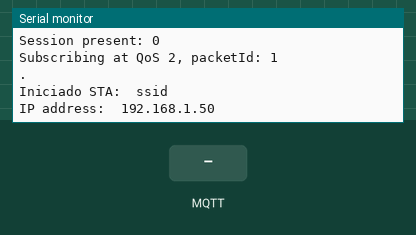
A sketch run on a simulated ESP32. On the bench: the last lines printed to the serial monitor. The test bench sets the inputs (shaded band). WiFi joins after 1.5 s; servers stay silent unless stated; no MQTT or app messages arrive unless stated.

Above: at 3.2 s.
3.3 s: MQTT message "1" arrives on the first subscribed topic
At 4.0 s:
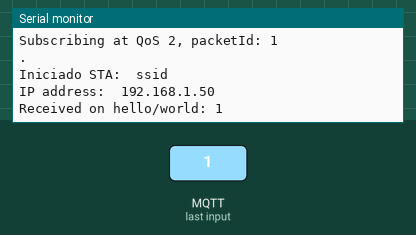
4.8 s: MQTT message "on" arrives on the first subscribed topic
At 5.1 s:
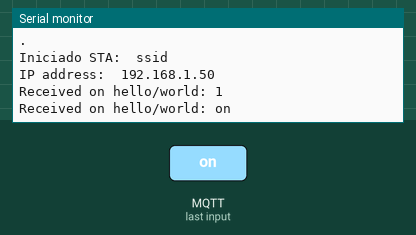
6.3 s: MQTT message "off" arrives on the first subscribed topic
At 7.5 s:
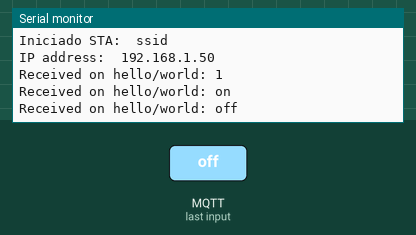

Measured:
- after the input at 3.3 s, the serial monitor: prints a new line at once (image 1)
- after the input at 4.8 s, the serial monitor: prints a new line at once (image 2)
- after the input at 6.3 s, the serial monitor: prints a new line at once (image 3)

The sketch:

36_Mqtt.ino
```cpp
#include <WiFi.h>

#include <AsyncMqttClient.h>

#include "config.h"  // Sustituir con datos de vuestra red
#include "MQTT.hpp"
#include "ESP32_Utils.hpp"
#include "ESP32_Utils_MQTT_Async.hpp"

void setup()
{
	Serial.begin(115200);

	delay(500);

	WiFi.onEvent(WiFiEvent);
	InitMqtt();

	ConnectWiFi_STA();
}

void loop()
{
	delay(1000);

	PublishMqtt(millis());
}
```

ESP32_Utils.hpp
```cpp
void ConnectWiFi_STA(bool useStaticIP = false)
{
   Serial.println("");
   WiFi.mode(WIFI_STA);
   WiFi.begin(ssid, password);
   if(useStaticIP) WiFi.config(ip, gateway, subnet);
   while (WiFi.status() != WL_CONNECTED)
   {
     delay(100);
     Serial.print('.');
   }

   Serial.println("");
   Serial.print("Iniciado STA:\t");
   Serial.println(ssid);
   Serial.print("IP address:\t");
   Serial.println(WiFi.localIP());
}

void ConnectWiFi_AP(bool useStaticIP = false)
{
   Serial.println("");
   WiFi.mode(WIFI_AP);
   while(!WiFi.softAP(ssid, password))
   {
     Serial.println(".");
     delay(100);
   }
   if(useStaticIP) WiFi.softAPConfig(ip, gateway, subnet);

   Serial.println("");
   Serial.print("Iniciado AP:\t");
   Serial.println(ssid);
   Serial.print("IP address:\t");
   Serial.println(WiFi.softAPIP());
}
```

ESP32_Utils_MQTT_Async.hpp
```cpp
#pragma once

TimerHandle_t mqttReconnectTimer;
TimerHandle_t wifiReconnectTimer;

void ConnectToMqtt()
{
	Serial.println("Connecting to MQTT...");
	mqttClient.connect();
}

void WiFiEvent(WiFiEvent_t event)
{
	Serial.printf("[WiFi-event] event: %d\n", event);
	switch(event)
	{
	case SYSTEM_EVENT_STA_GOT_IP:
		Serial.println("WiFi connected");
		Serial.println("IP address: ");
		Serial.println(WiFi.localIP());
		ConnectToMqtt();
		break;
	case SYSTEM_EVENT_STA_DISCONNECTED:
		Serial.println("WiFi lost connection");
		xTimerStop(mqttReconnectTimer, 0); // ensure we don't reconnect to MQTT while reconnecting to Wi-Fi
		xTimerStart(wifiReconnectTimer, 0);
		break;
	}
}

void OnMqttConnect(bool sessionPresent)
{
	Serial.println("Connected to MQTT.");
	Serial.print("Session present: ");
	Serial.println(sessionPresent);
	SuscribeMqtt();
}

void OnMqttDisconnect(AsyncMqttClientDisconnectReason reason)
{
	Serial.println("Disconnected from MQTT.");

	if(WiFi.isConnected())
	{
		xTimerStart(mqttReconnectTimer, 0);
	}
}

void OnMqttSubscribe(uint16_t packetId, uint8_t qos)
{
	Serial.println("Subscribe acknowledged.");
	Serial.print("  packetId: ");
	Serial.println(packetId);
	Serial.print("  qos: ");
	Serial.println(qos);
}

void OnMqttUnsubscribe(uint16_t packetId)
{
	Serial.println("Unsubscribe acknowledged.");
	Serial.print("  packetId: ");
	Serial.println(packetId);
}


void OnMqttPublish(uint16_t packetId)
{
	Serial.println("Publish acknowledged.");
	Serial.print("  packetId: ");
	Serial.println(packetId);
}

void InitMqtt()
{
	mqttReconnectTimer = xTimerCreate("mqttTimer", pdMS_TO_TICKS(2000), pdFALSE, (void*)0, reinterpret_cast<TimerCallbackFunction_t>(ConnectToMqtt));
	wifiReconnectTimer = xTimerCreate("wifiTimer", pdMS_TO_TICKS(5000), pdFALSE, (void*)0, reinterpret_cast<TimerCallbackFunction_t>(ConnectWiFi_STA));

	mqttClient.onConnect(OnMqttConnect);
	mqttClient.onDisconnect(OnMqttDisconnect);

	mqttClient.onSubscribe(OnMqttSubscribe);
	mqttClient.onUnsubscribe(OnMqttUnsubscribe);

	mqttClient.onMessage(OnMqttReceived);
	mqttClient.onPublish(OnMqttPublish);

	mqttClient.setServer(MQTT_HOST, MQTT_PORT);
}
```

MQTT.hpp
```cpp
#pragma once

const IPAddress MQTT_HOST(192, 168, 1, 150);
const int MQTT_PORT = 1883;

AsyncMqttClient mqttClient;

String GetPayloadContent(char* data, size_t len)
{
	String content = "";
	for(size_t i = 0; i < len; i++)
	{
		content.concat(data[i]);
	}
	return content;
}

void SuscribeMqtt()
{
	uint16_t packetIdSub = mqttClient.subscribe("hello/world", 0);
	Serial.print("Subscribing at QoS 2, packetId: ");
	Serial.println(packetIdSub);
}

String payload;
void PublishMqtt(unsigned long data)
{
	String payload = String(data);
	mqttClient.publish("hello/world", 0, true, (char*)payload.c_str());
}

void OnMqttReceived(char* topic, char* payload, AsyncMqttClientMessageProperties properties, size_t len, size_t index, size_t total)
{
	Serial.print("Received on ");
	Serial.print(topic);
	Serial.print(": ");

	String content = GetPayloadContent(payload, len);
	Serial.print(content);
	Serial.println();
}
```

config.h
```cpp
const char* ssid     = "ssid";
const char* password = "password";
const char* hostname = "ESP32_1";

IPAddress ip(192, 168, 1, 200);
IPAddress gateway(192, 168, 1, 1);
IPAddress subnet(255, 255, 255, 0);
```
